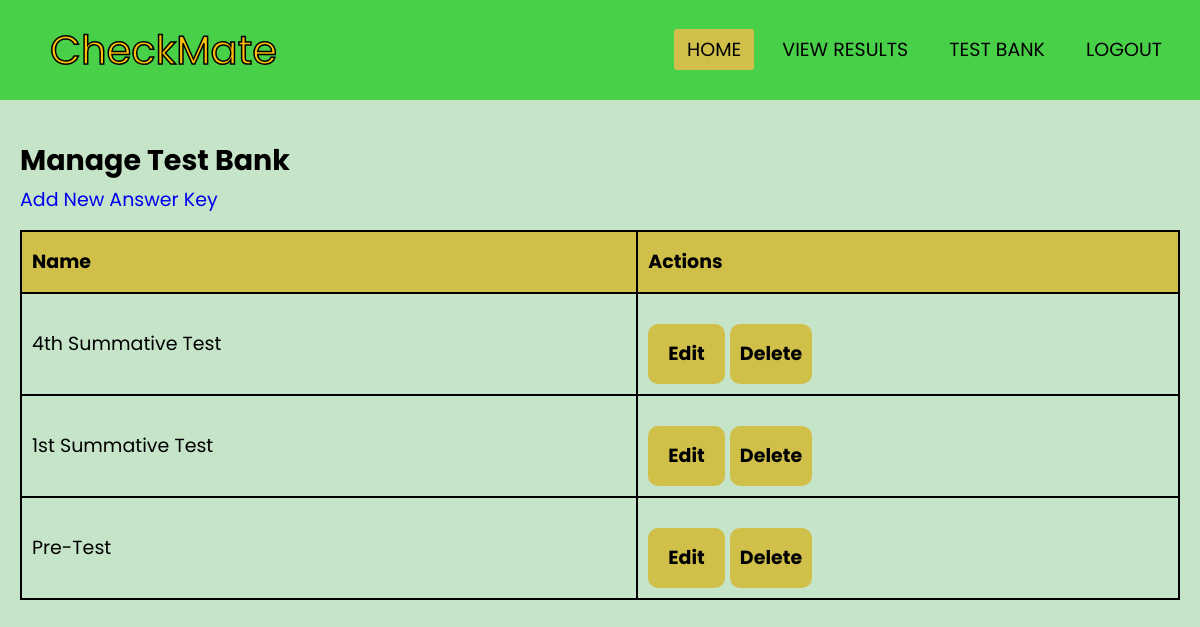
The page /manage_test_bank (signed in) on the database its author committed.
### app.py (models this page shows)
class AnswerKey(db.Model):
    id = db.Column(db.Integer, primary_key=True)
    name = db.Column(db.String(100), nullable=False)  # Add name field
    file_path = db.Column(db.String(200), nullable=False)
    answers = db.Column(db.PickleType, nullable=False)

### app.py (the view)
@app.route('/manage_test_bank')
@login_required
def manage_test_bank():
    answer_keys = AnswerKey.query.all()
    return render_template('manage_test_bank.html', answer_keys=answer_keys)

### app.py (called while the page is built)
@login_manager.user_loader
def load_user(user_id):
    return User.query.get(int(user_id))

### templates/manage_test_bank.html (shortened to what this page needs)
{% extends 'home-base.html' %}
{% block content %}
<h2>Manage Test Bank</h2>
<a href="{{ url_for('createKey') }}">Add New Answer Key</a>
<table>
    <thead>
        <tr>
            <th>Name</th>
            <th>Actions</th>
        </tr>
    </thead>
    <tbody>
        {% for key in answer_keys %}
        <tr>
            <td>{{ key.name }}</td>
            <td>
                <a class="btn-group" href="{{ url_for('edit_answer_key', key_id=key.id) }}">Edit</a>
                <form action="{{ url_for('delete_answer_key', key_id=key.id) }}" method="POST" style="display:inline;">
                    <button type="submit" onclick="return confirm('Are you sure you want to delete this answer key?');">Delete</button>
                </form>
            </td>
        </tr>
        {% endfor %}
    </tbody>
</table>
{% endblock %}

### static/css/home.css (style rules this page uses)
:root { --ff: "Poppins", sans-serif; --colorprimary: #49d049; --colorprimary2: #C5E4C8; --colorsecondary: #d0bf49; --colorsecondary2: #FFC107; --colortertiary: #ffffff; --colortertiary2: #000000; --h1: bold 48px/60px var(--ff); --h2: normal 40px/50px var(--ff); --h3: bold 33px/40px var(--ff); --h6: normal 19px/40px var(--ff); --p: light 16px/20px var(--ff); }
* { margin: 0; padding: 0; box-sizing: border-box; text-decoration: none; list-style: none; }
body { background: var(--colorprimary2); color: var(--colortertiary2); font: var(--h6); }
a.btn-group { background: var(--colorsecondary); color: var(--colortertiary2); padding: 10px 20px; border-radius: 10px; text-decoration: none; font-weight: bold; display: inline-block; margin-top: 20px; }
button { display: inline-block; padding: 10px; margin-top: 10px; background: var(--colorsecondary); border: none; font: var(--h6); font-weight: bold; border-radius: 10px; cursor: pointer; }
table { width: 100%; border-collapse: collapse; margin-top: 10px; }
th, td { padding: 10px; border: 2px solid var(--colortertiary2); text-align: left; }
th { background: var(--colorsecondary); }

### rows shown on the page
AnswerKey: name "4th Summative Test"
AnswerKey: name "1st Summative Test"
AnswerKey: name "Pre-Test"
